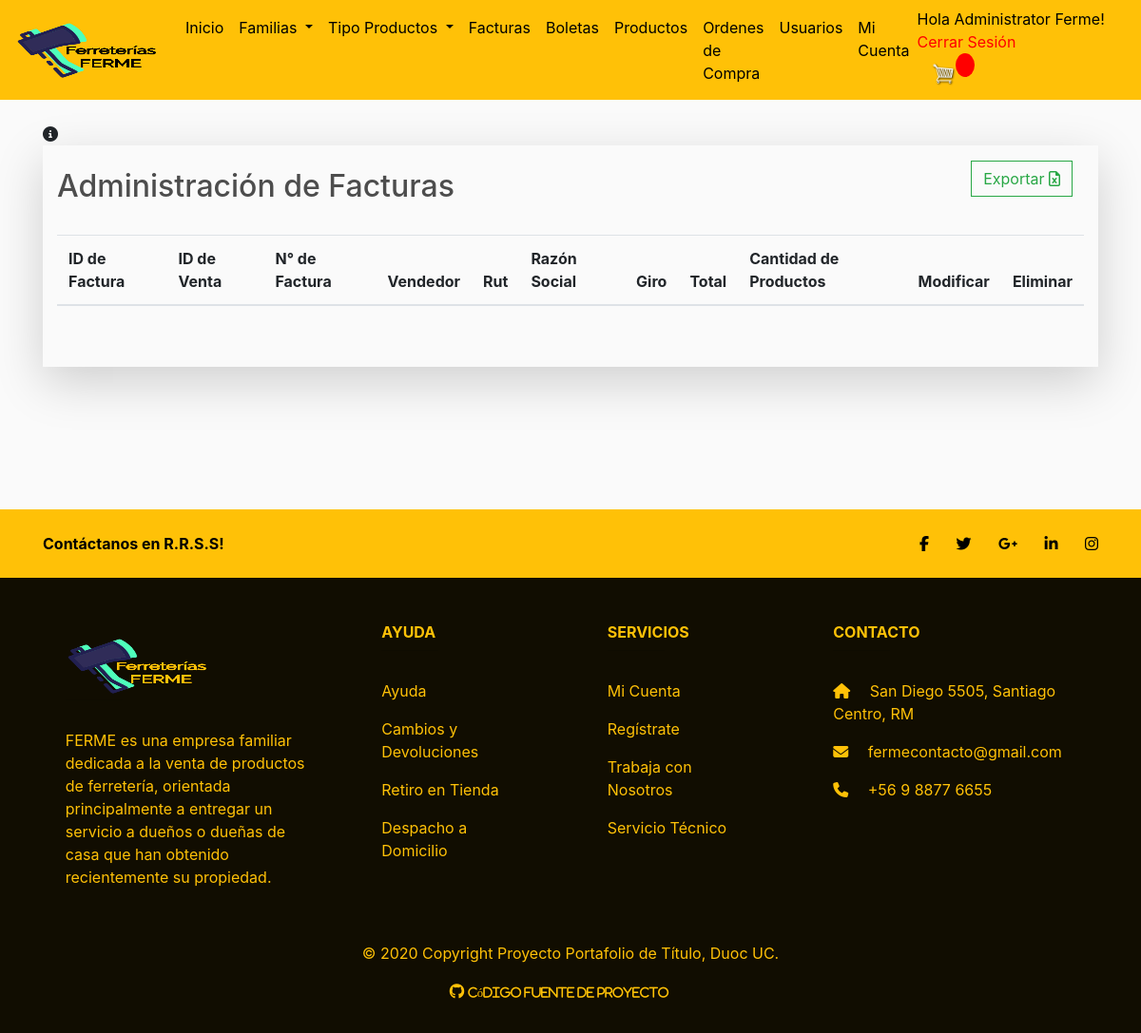
Page /adm-factura (signed in) on the earlier database version.
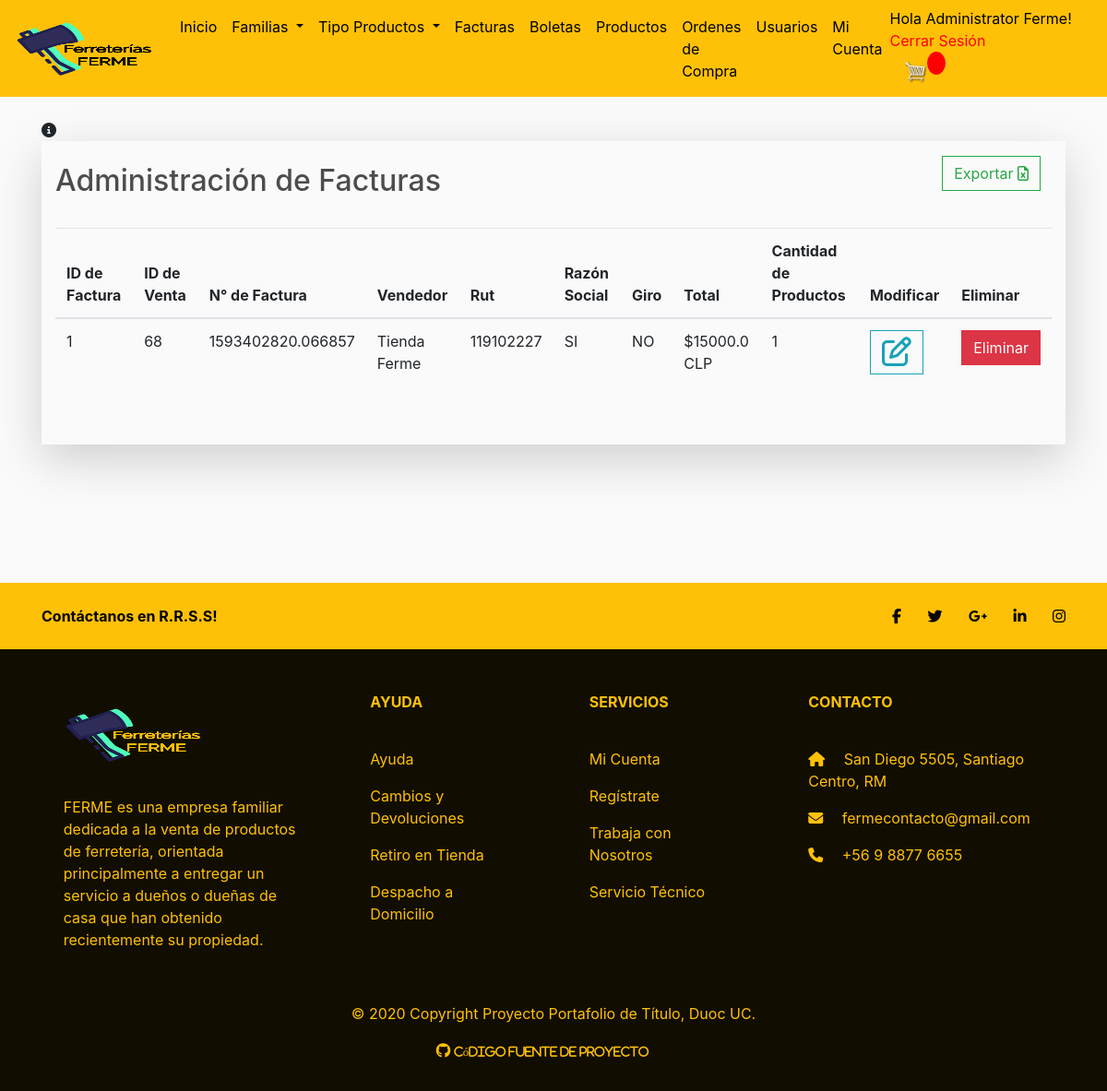
Same page on the later database version.
### store/models.py (models this page shows, shortened)
class Factura(models.Model):
    order = models.ForeignKey(Order, on_delete=models.SET_NULL, null=True)
    n_factura = models.CharField(max_length=200, null=False)
    vendedor = models.CharField(default="Tienda Ferme", max_length=200, null=False)
    total = models.CharField(max_length=200, null=False)
    rut = models.CharField(max_length=200, null=False)
    razon = models.CharField(max_length=200, null=False)
    giro = models.CharField(max_length=200, null=False)

class Order(models.Model):
    usuario = models.ForeignKey(Profile, on_delete=models.SET_NULL, null=True, blank=True)
    date_ordered = models.DateTimeField(auto_now_add=True)
    complete = models.BooleanField(default=False, null=True, blank=False)
    transaction_id = models.CharField(max_length=100, null=True)
    @property
    def get_cart_items(self):
        orderitems = self.orderitems_set.all()
        total = sum([item.quantity for item in orderitems])
        return total

class OrderItems(models.Model):
    product = models.ForeignKey(Producto, on_delete=models.SET_NULL, null=True)
    order = models.ForeignKey(Order, on_delete=models.SET_NULL, null=True)
    quantity = models.IntegerField(default=0, null=True, blank=True)
    date_added = models.DateTimeField(auto_now=True)

### store/views.py (the view)
# urls.py: path("adm-factura",views.adm_facturas, name='adm-factura'),
@login_required
def adm_facturas(request):
    facts = Factura.objects.all()
    context={
        'facts': facts
    }
    return render(request, 'store/adm-factura.html', context)

### store/models.py (called while the page is built)
    @property
    def is_admin(self):
        admin = False
        tipo = self.profile.tipo
        if (tipo == 'Administrator'):
            admin = True
        else:
            admin = False
        return admin

### store/templates/store/adm-factura.html (shortened to what this page needs)
{% extends 'store/main.html'%}
{% load static %}
{% block content %}
<a data-toggle="modal" data-target="#exampleModalInfo"><i class="fa fa-info-circle" aria-hidden="true"></i></a>
<div class="pb-5 pt-3 container shadow-lg">
    <a class="btn btn-outline-success" href="{% url 'exportar_facturas'%}" style='float: right; margin-right: 1vw;'>
        Exportar <i class="fa fa-file-excel-o"></i></a>
    <h2 class="pt-2 pb-4">Administración de Facturas</h2>
    <table class="table ">
        <thead>
            <tr>
            	<th scope="col">ID de Factura</th>
                <th scope="col">ID de Venta</th>
                <th scope="col">N° de Factura</th>
                <th scope="col">Vendedor</th>
                <th scope="col">Rut</th>
                <th scope="col">Razón Social</th>
                <th scope="col">Giro</th>
                <th scope="col">Total</th>
                <th scope="col">Cantidad de Productos</th>
                <th scope="col">Modificar</th>
                <th scope="col">Eliminar</th>
            </tr>
        </thead>
        <tbody>
            {% for f in facts %}
            <tr>
            	<td scope="row">{{f.id}}</td>
                <td scope="row">{{f.order.id}}</td>
                <td scope="row">{{f.order.transaction_id}}</td>
                <td scope="row">{{f.vendedor}}</td>
                <td scope="row">{{f.rut}}</td>
                <td scope="row">{{f.razon}}</td>
                <td scope="row">{{f.giro}}</td>
                <td scope="row">${{f.total}} CLP</td>
                <td scope="row">{{f.order.get_cart_items}}</td>
                <td scope="row">
                  <a class="btn btn-outline-info" href="{% url 'edit_receipt' pk=f.id %}">
                      <i class="far fa-edit fa-2x"></i></a>
                </td>
                <td scope="row"><a class="btn btn-large btn-danger" data-toggle="confirmation" data-title="¿Seguro quiere eliminar esta boleta?" href="{% url 'eliminar-factura' f.id %}" >Eliminar</a>
                </td>
            </tr>
            {% endfor %}
        </tbody>
    </table>
</div>
{% endblock %}

Differences in the rows shown:
added Factura: id "1", order.id "68", order.transaction_id "1593402820.066857", vendedor "Tienda Ferme", rut "119102227", razon "SI", giro "NO", total "15000.0", order.get_cart_items "1"
